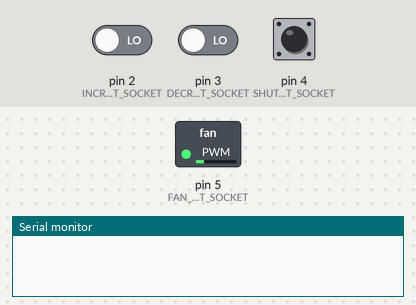
A sketch run on a simulated Arduino Uno, built with avr-gcc and run on an emulated ATmega328P. Parts: switched loads named in the sketch (green lamp = pin HIGH), the last lines printed to the serial monitor. Inputs (shaded band) come from the test bench; at power-on: pin 2 (INCREMENT_INPUT_SOCKET) LOW, pin 4 (SHUTDOWN_INPUT_SOCKET) LOW, pin 3 (DECREMENT_INPUT_SOCKET) LOW.

Above: at 1.2 s.
1.3 s: pin 2 (INCREMENT_INPUT_SOCKET) driven HIGH
At 4.0 s:
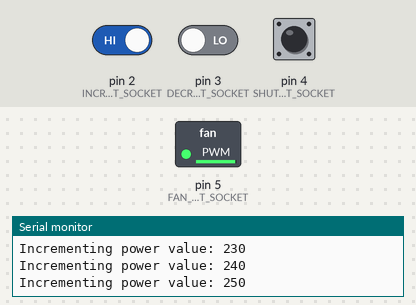
4.3 s: pin 4 (SHUTDOWN_INPUT_SOCKET) pulled HIGH for 0.15 s
At 4.4 s:
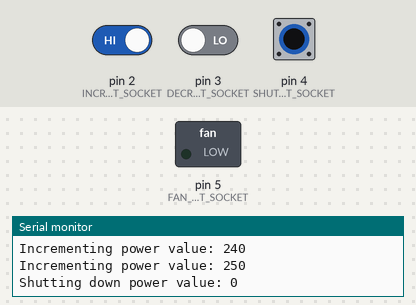
7.3 s: pin 3 (DECREMENT_INPUT_SOCKET) driven HIGH
At 7.7 s:
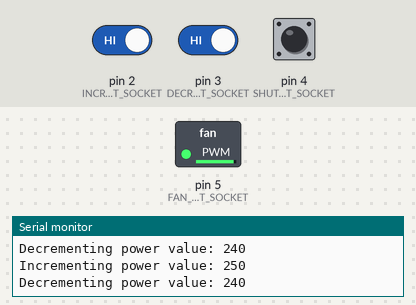
8.9 s: pin 4 (SHUTDOWN_INPUT_SOCKET) pulled HIGH for 1 s
At 10.3 s:
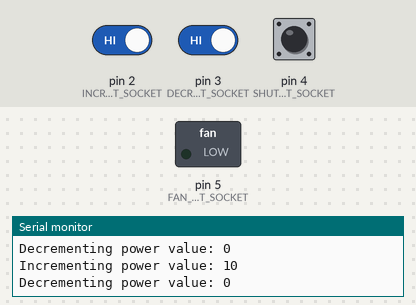
12.9 s: pin 3 (DECREMENT_INPUT_SOCKET) driven LOW
At 13.9 s:
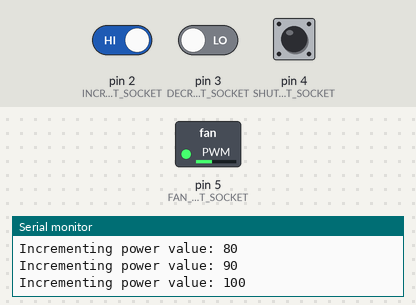
15.9 s: pin 4 (SHUTDOWN_INPUT_SOCKET) pulled HIGH for 3.2 s
At 20.63 s:
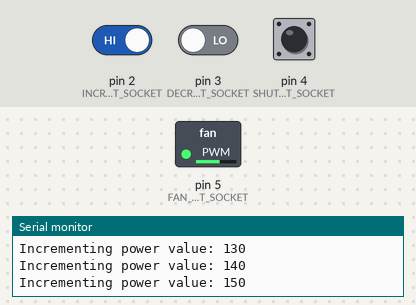
Timing chart, 0 to 22.0 s (numbered marks = the images above; inputs shaded):
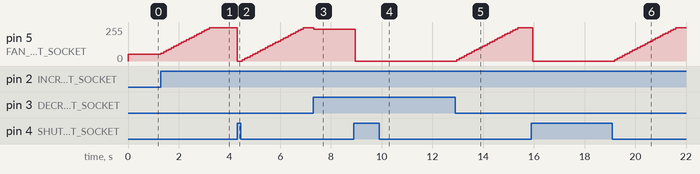

Measured:
- after the input at 1.3 s, pin 5 (FAN_OUTPUT_SOCKET): moves from 50/255 to 250/255 over 1.9 s, starting at once
- after the input at 4.3 s, pin 5 (FAN_OUTPUT_SOCKET): 250/255 → 0/255 at once, → 10/255 0.20 s later, → 20/255 0.10 s later, → 30/255 0.10 s later, … (26 changes in this stretch)
- after the input at 7.3 s, pin 5 (FAN_OUTPUT_SOCKET): 250/255 → 240/255 at once
- after the input at 8.9 s, pin 5 (FAN_OUTPUT_SOCKET): 240/255 → 0/255 after 0.06 s
- after the input at 12.9 s, pin 5 (FAN_OUTPUT_SOCKET): moves from 0/255 to 250/255 over 2.4 s, starting after 0.05 s
- after the input at 15.9 s, pin 5 (FAN_OUTPUT_SOCKET): 250/255 → 0/255 after 0.06 s, → 10/255 3.2 s later, → 20/255 0.10 s later, → 30/255 0.10 s later, … (26 changes in this stretch)

The sketch:

adjustment_fan.ino
```cpp
const int INCREMENT_INPUT_SOCKET = 2;
const int DECREMENT_INPUT_SOCKET = 3;
const int SHUTDOWN_INPUT_SOCKET = 4;

const int FAN_OUTPUT_SOCKET = 5;

int powerValue = 50;

void setup()
{
  Serial.begin(9600);
  pinMode(INCREMENT_INPUT_SOCKET, INPUT);
  pinMode(DECREMENT_INPUT_SOCKET, INPUT);
  pinMode(SHUTDOWN_INPUT_SOCKET, INPUT);
  pinMode(FAN_OUTPUT_SOCKET, OUTPUT);
}

void loop()
{
  int incrementValue = digitalRead(INCREMENT_INPUT_SOCKET);
  int decrementValue = digitalRead(DECREMENT_INPUT_SOCKET);
  int shutdownValue = digitalRead(SHUTDOWN_INPUT_SOCKET);

  if (incrementValue == HIGH && powerValue < 250)
  {
    incrementPowerValue();
  }

  if (decrementValue == HIGH && powerValue > 0)
  {
    decrementPowerValue();
  }

  if (shutdownValue == HIGH)
  {
    shutdownPowerValue();
  }

  analogWrite(FAN_OUTPUT_SOCKET, powerValue);

  delay(100);
}

void incrementPowerValue()
{
  powerValue += 10;
  Serial.print("Incrementing power value: ");
  Serial.println(powerValue);
}

void decrementPowerValue()
{
  powerValue -= 10;
  Serial.print("Decrementing power value: ");
  Serial.println(powerValue);
}

void shutdownPowerValue()
{
  powerValue = 0;
  Serial.print("Shutting down power value: ");
  Serial.println(powerValue);
}
```
